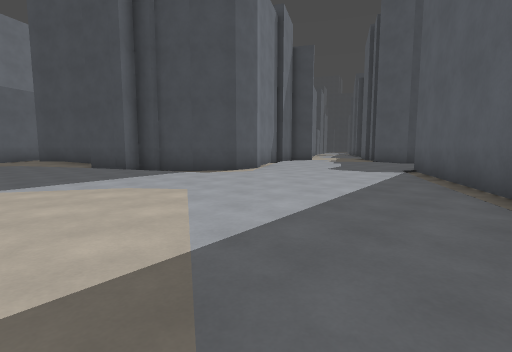
View 1 (above)

23 first-person views from a walk through a 3-D level made in the Godot game engine. The camera is 1.2 m above the floor, tilts 6° down and sees 85° across. The floor is counted in squares, 2 m on a side. Each view is taken from the middle of a square. On the plan, view 1 faces up. The plan holds only what a view shows up to about 9 squares ahead; the rest is blank. The place goes on beyond the plan. Surface patterns are stand-ins for the level's own textures.

View 2
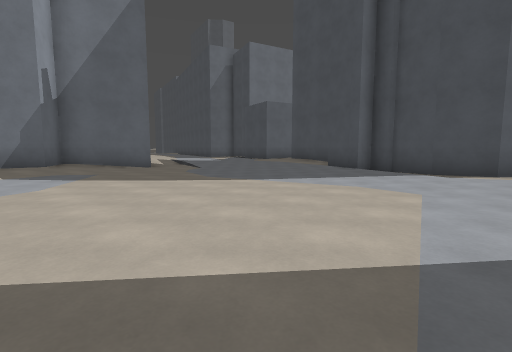

View 3
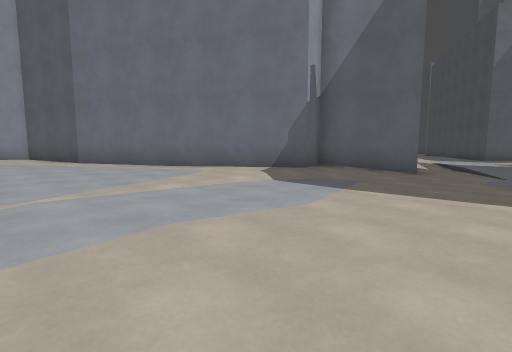

View 4
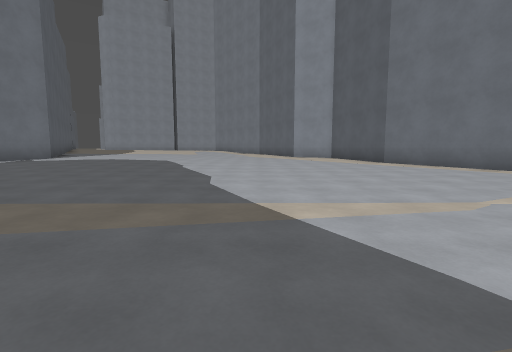

View 5
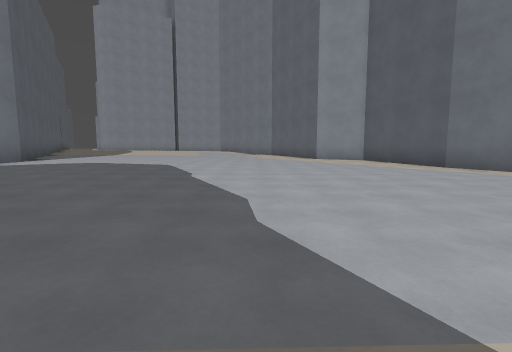

View 6
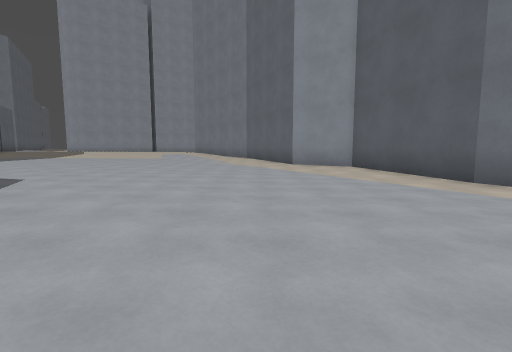

View 7
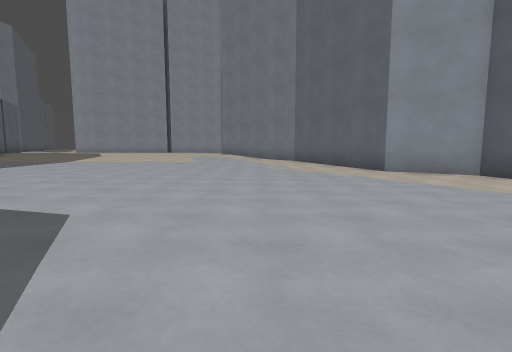

View 8
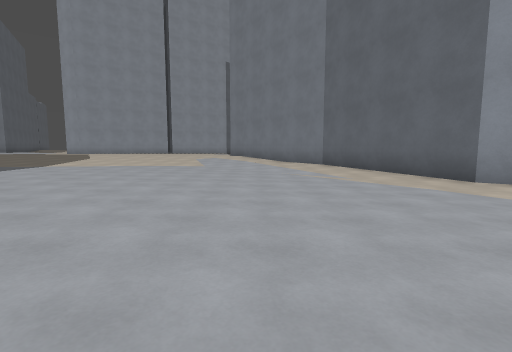

View 9
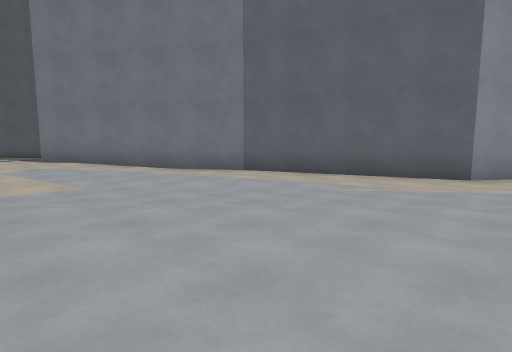

View 10
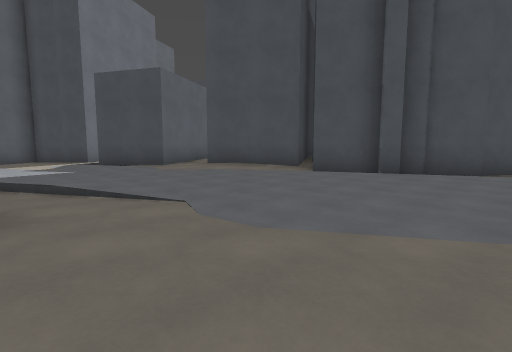

View 11
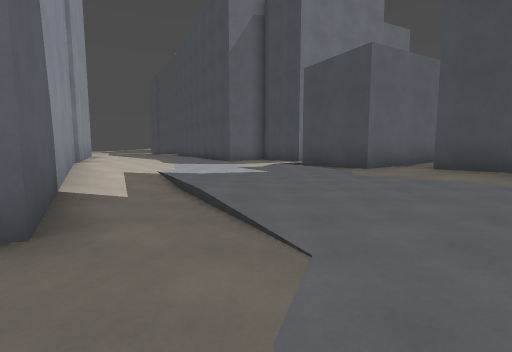

View 12
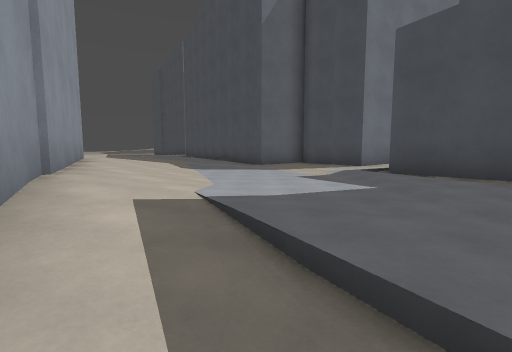

View 13
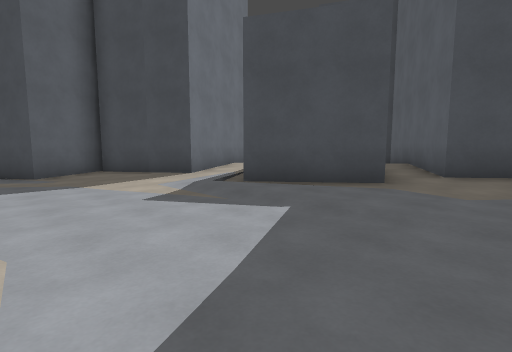

View 14
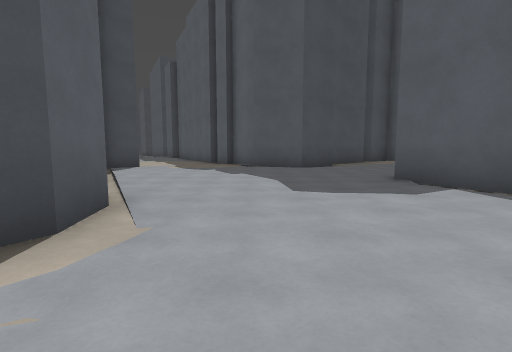

View 15
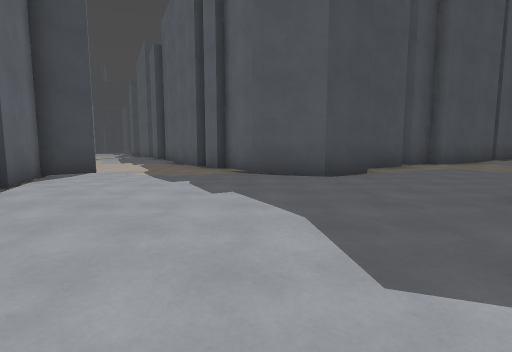

View 16
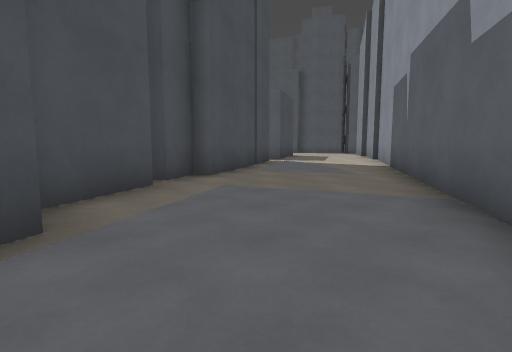

View 17
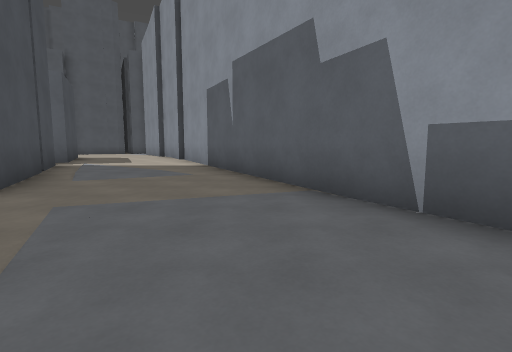

View 18
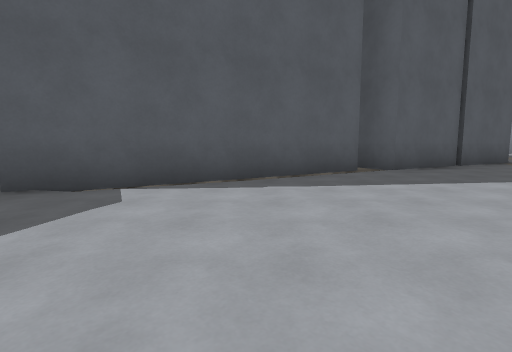

View 19
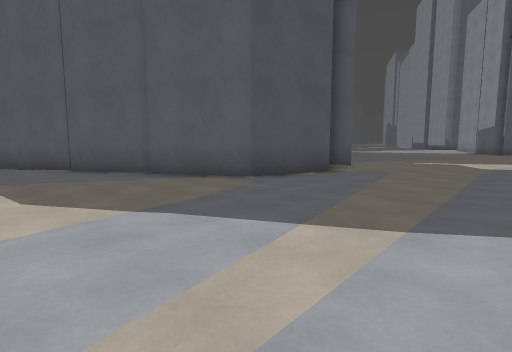

View 20
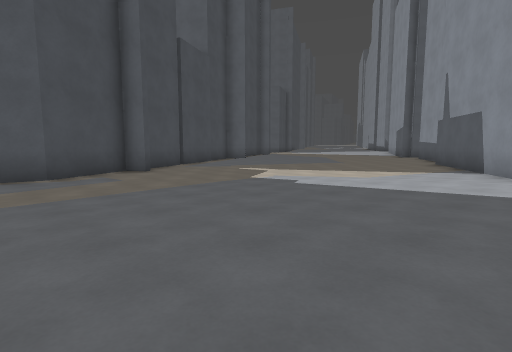

View 21
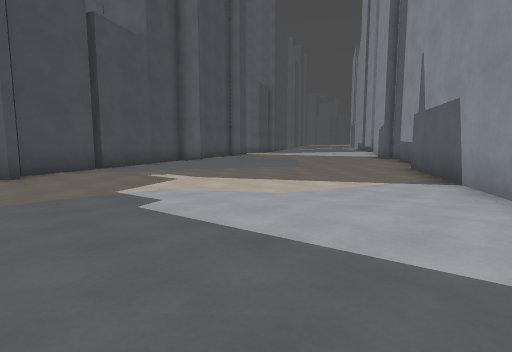

View 22
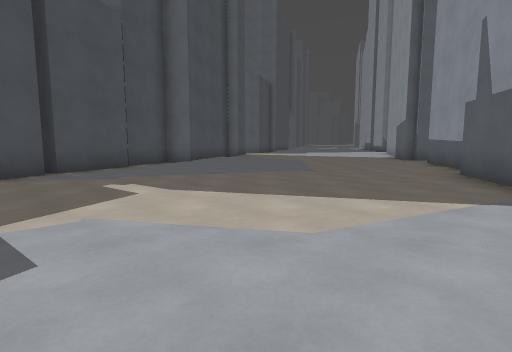

View 23
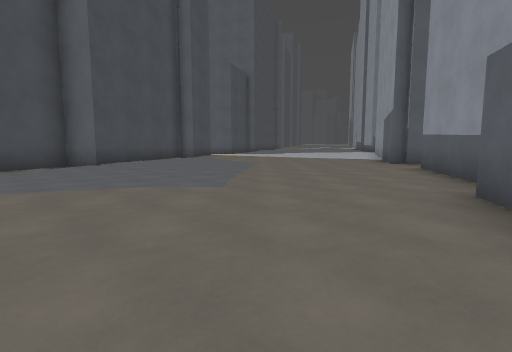

### Floor plan
Key: @ floor where view 1 was taken; # wall or solid block; . main floor; : floor 0.25 m higher than the main floor; - floor 0.25 m lower than the main floor; _ floor 0.5 m lower than the main floor; / step, stairs or slope.
Columns run from 17 left of view 1 to 15 right of it. Each row starts with its distance up from view 1.
 16                   ###___
 15    ##             #____#
 14 ####--            #____#
 13 #____- ###        /____#
 12 _____###-#        /---/#
 11 ____//##-####     /---/######
 10 _____/------#   ##_---------###
  9 /_____-----/#####___----------###
  8 ///____---_--//_____----------...
  7 .///----____-----__--####-------.
  6 ###/////-_____-------#  #####---.
  5   ####/________------#      ####
  4      ###_______------#
  3        #/_____------##
  2        #/-__--------#
  1        ##/---------##
  0        #---------@-#
 -1        #----------##
 -2       ##-.--------#
 -3       #--..-------#
 -4       #-....------##
 -5       #-......-----#####
 -6      ##-.......------#-####
 -7     ##..........-------...###
 -8     #.............-----.....#
 -9     #..............---........
-10     #...............-.........
-11     #.........................
-12    ##.........................
-13    #............ .............
-14   ##.........::#  #...........
-15   #../.......:##  ####........
-16   #.......... #      ###......
-17   #./.......:          ####...
-18  ##./.......              ##.#
-19  #:./......:
-20  #::::  :..:

Where each view was taken, in squares from view 1:
view 1: 0 up, 0 right, facing up
view 2: 0 up, 0 right, facing up-left
view 3: 0 up, 2 left, facing left
view 4: 2 down, 1 left, facing down-left
view 5: 4 down, 2 left, facing down-left
view 6: 5 down, 5 left, facing down-left
view 7: 8 down, 5 left, facing down-left
view 8: 10 down, 6 left, facing down-left
view 9: 15 down, 7 left, facing left
view 10: 2 up, 7 left, facing up
view 11: 4 up, 7 left, facing up-left
view 12: 5 up, 10 left, facing up-left
view 13: 6 up, 12 left, facing up
view 14: 6 up, 1 left, facing up-right
view 15: 8 up, 1 right, facing up-right
view 16: 9 up, 5 right, facing right
view 17: 10 up, 6 right, facing down-right
view 18: 8 up, 0 right, facing down-right
view 19: 3 down, 5 left, facing right
view 20: 9 down, 4 left, facing right
view 21: 11 down, 2 left, facing right
view 22: 11 down, 0 right, facing right
view 23: 13 down, 3 right, facing right
